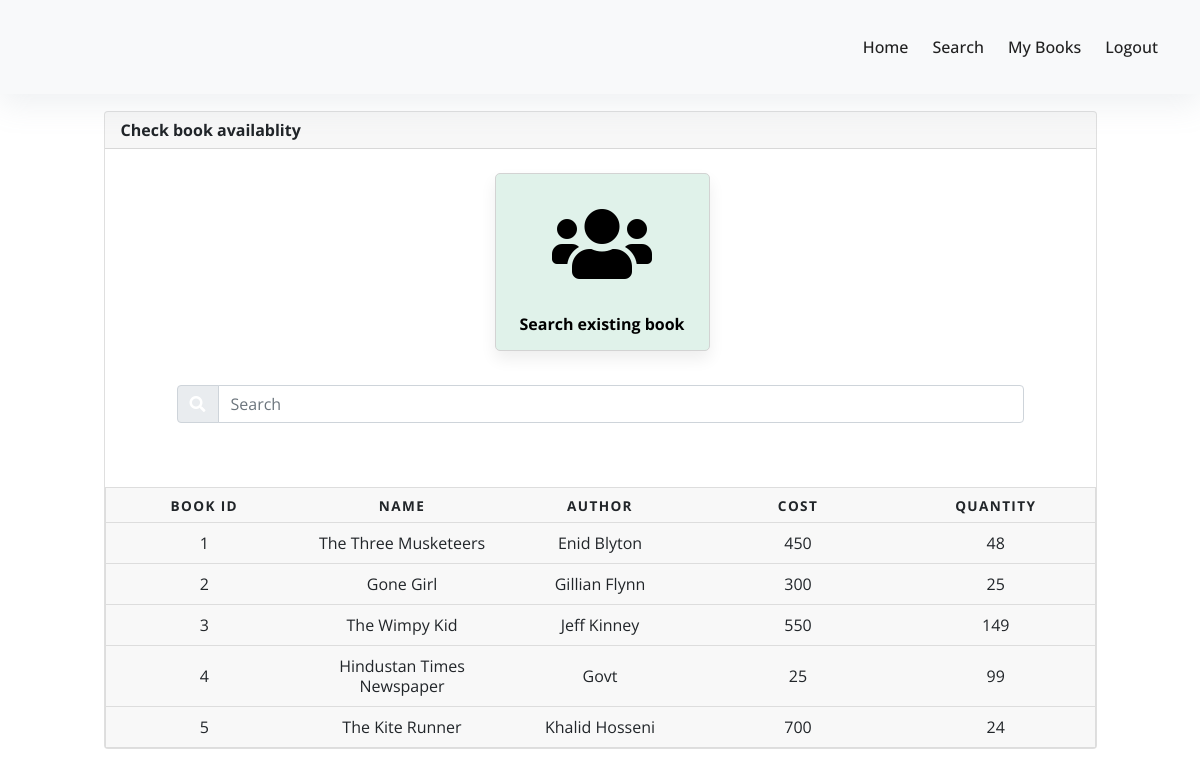
Page /student-bksearch/ (signed in) on the committed database.
### books/models.py (models this page shows, shortened)
class addBook(models.Model):
    bookid = models.IntegerField(primary_key = True)
    cost = models.IntegerField()
    name = models.CharField(max_length=100)
    author = models.CharField(max_length=100)
    quantity = models.IntegerField()

### books/views.py (the view)
# urls.py: path('student-bksearch/', views.booksearch),
@login_required(login_url="/")
def booksearch(request):
    y = addBook.objects.all()
    context = {'books':y,'json_books':json.dumps(json.loads(serializers.serialize("json",y))),'json_books_length':len(y)}
    return render(request,'student-bksearch.html',context)

### templates/student-bksearch.html (shortened to what this page needs)
{% extends "student-layout.html" %}
{% block body %}
<!DOCTYPE html>
<html>
    <head>
        <link rel="stylesheet" href="https://cdnjs.cloudflare.com/ajax/libs/font-awesome/5.15.2/css/all.min.css">
        <link rel="stylesheet" href="https://cdn.jsdelivr.net/npm/bootstrap@5.0.0-beta1/dist/css/bootstrap.min.css">
       <link rel="stylesheet" href="/media/css/addbook.css">
    </head>
    <body>
<div class="container d-flex justify-content-center" style="min-width:720px!important; margin-top:20px;">
  <div class="col-11 col-offset-2">
    <div class="card mt-3">
      <div class="card-header font-weight-bold">Check book availablity</div>
      <div class="card-body p-4 step">
        <div class="radio-group row justify-content-between px-3 text-center" style="justify-content:center !important">
          <div id="suser" class="selected col-auto ms-sm-2 mx-1 card-block py-0 text-center radio">
            <div class="opt-icon"><i class="fas fa-users" style="font-size: 80px;"></i></div>
            <p><b>Search existing book</b></p>
          </div>
        </div>
        <div class="searchfield text-center pb-1" style="font-size:12px"></div>
        <div class="searchfield input-group px-5">
          <span class="input-group-text" id="basic-addon1"><i class="fas fa-search text-white" aria-hidden="true"></i></span>
          <input id="txt-search" class="form-control" type="text" placeholder="Search" aria-label="Search">
        </div>
      </div>
<br><br>
<table class="searchfield">
  <thead>
    <tr>
      <th scope="col">Book Id</th>
      <th scope="col">Name</th>
      <th scope="col">Author</th>
      <th scope="col">Cost</th>
      <th scope="col">Quantity</th>
    </tr>
  </thead>
  <tbody>
    {% for book in books %}
    <tr id="{{ book.bookid }}">
      <td data-label="Book ID">{{ book.bookid }}</td>
      <td data-label="Name">{{ book.name }}</td>
      <td data-label="Author">{{ book.author }}</td>
      <td data-label="Cost">{{ book.cost}}</td>
      <td data-label="Quantity">{{ book.quantity }}</td>
    </tr>
    {% endfor %}
  </tbody>
</table>
    </div>
  </div>
</div>
    </body>
</html>
{% endblock %}

### media/css/alayout.css (style rules this page uses)
body { font-family: 'Poppins', sans-serif; font-size: 16px; line-height: 24px; font-weight: 400; color: #212112; background-image: url('https://s3-us-west-2.amazonaws.com/s.cdpn.io/1462889/pat-back.svg'); background-position: center; background-repeat: repeat; background-size: 7%; background-color: #fff; overflow-x: hidden; transition: all 200ms linear; }
p { text-align: center; margin: 0; padding-top: 10px; opacity: 1; transform: translate(0); transition: all 300ms linear; transition-delay: 1700ms; }

### media/css/addbook.css (style rules this page uses)
.opt-icon { margin-top: 30px; margin-bottom: 20px }
.card-block { width: 215px; border: 1px solid lightgrey; border-radius: 5px !important; background-color: #FAFAFA; margin-bottom: 30px }
.radio { display: inline-block; border-radius: 0; box-sizing: border-box; cursor: pointer; color: #000; font-weight: 500; opacity: 0.6; }
.radio.selected { box-shadow: 0px 8px 16px 0px #EEEEEE; opacity: 1; }
.selected { background-color: #e0f2ea; }
body { font-family: "Open Sans", sans-serif; line-height: 1.25; }
table { border: 1px solid #ccc; border-collapse: collapse; margin: 0; padding: 0; width: 100%; table-layout: fixed; }
table tr { background-color: #f8f8f8; border: 1px solid #ddd; padding: .35em; }
table th, table td { padding: .625em; text-align: center; }
table th { font-size: .85em; letter-spacing: .1em; text-transform: uppercase; }
body { padding-top: 75px; }

### rows in the picture
addBook: bookid "1", name "The Three Musketeers", author "Enid Blyton", cost "450", quantity "48"
addBook: bookid "2", name "Gone Girl", author "Gillian Flynn", cost "300", quantity "25"
addBook: bookid "3", name "The Wimpy Kid", author "Jeff Kinney", cost "550", quantity "149"
addBook: bookid "4", name "Hindustan Times Newspaper", author "Govt", cost "25", quantity "99"
addBook: bookid "5", name "The Kite Runner", author "Khalid Hosseni", cost "700", quantity "24"
